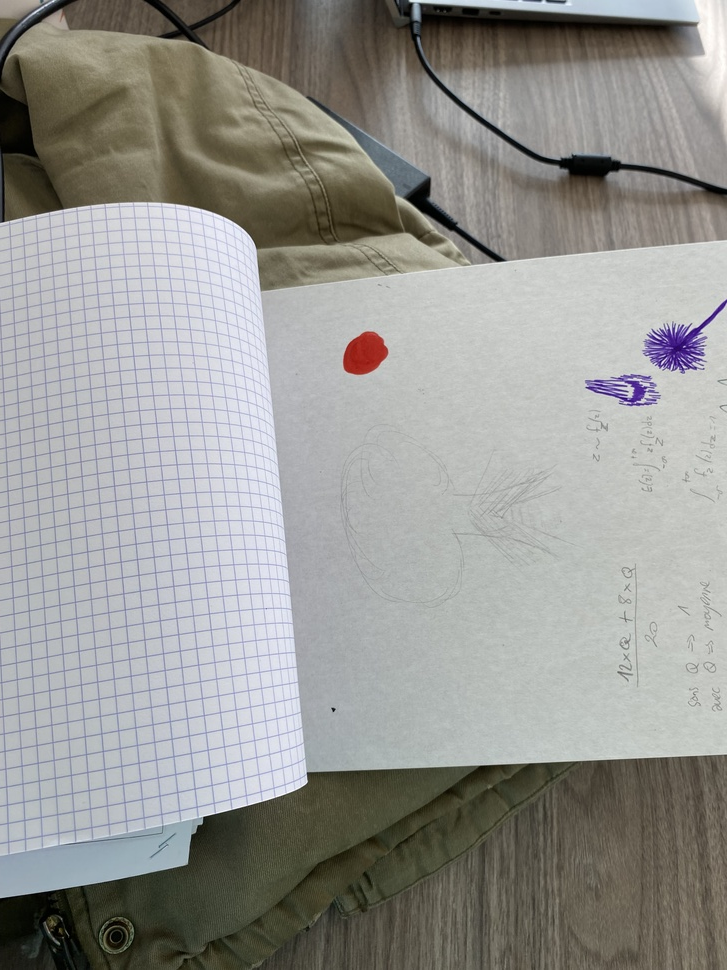
#> input picture IMG_7237.jpg, 727 x 970 px, shrunk from 3024 x 4032 before the run, given in place of the camera
$ python detect_pt_rouge_video.py
#> lines starting #> are read from the running program, lines starting #| are printed output that depends on the picture; after the words box and inside, x2 and y2 are one past the last pixel; in counts of white or black regions, pixels touching at a corner belong together
import cv2
import numpy as np

# Chargement de la vidéo
# video = cv2.VideoCapture('IMG_7239.mp4')
video = cv2.VideoCapture(0)

duree = 5  # duree de la video en secondes
temps_debut = cv2.getTickCount()

# Obtenir les propriétés de la vidéo
largeur = int(video.get(cv2.CAP_PROP_FRAME_WIDTH))
hauteur = int(video.get(cv2.CAP_PROP_FRAME_HEIGHT))
freq = int(video.get(cv2.CAP_PROP_FPS))

# Créer un objet VideoWriter pour écrire la nouvelle vidéo avec les contours
format = cv2.VideoWriter_fourcc(*'mp4v') # Format de la nouvelle vidéo
video_finale = cv2.VideoWriter('video_contours.mp4', format, freq, (largeur, hauteur))

# Définir les couleurs de la plage de couleurs à détecter
rouge_clair=np.array([0, 50, 50])
rouge_fonce=np.array([10, 255, 255])

# np.array([11, 93, 53])


# Boucle sur chaque trame de la vidéo
while True:
    # Lire la trame vidéo
    ret, image = video.read()
#> image is the input picture: shape (970, 727, 3); mean B, G, R 146.9, 150.4, 150.6
    if not ret:
        break

    # Convertir la trame vidéo en HSV
    hsv = cv2.cvtColor(image, cv2.COLOR_BGR2HSV)
#> hsv: shape (970, 727, 3); mean H, S, V 60.3, 31.3, 155.5

    # Appliquer le masque pour détecter les pixels rouges
    masque=cv2.inRange(hsv,rouge_clair, rouge_fonce )
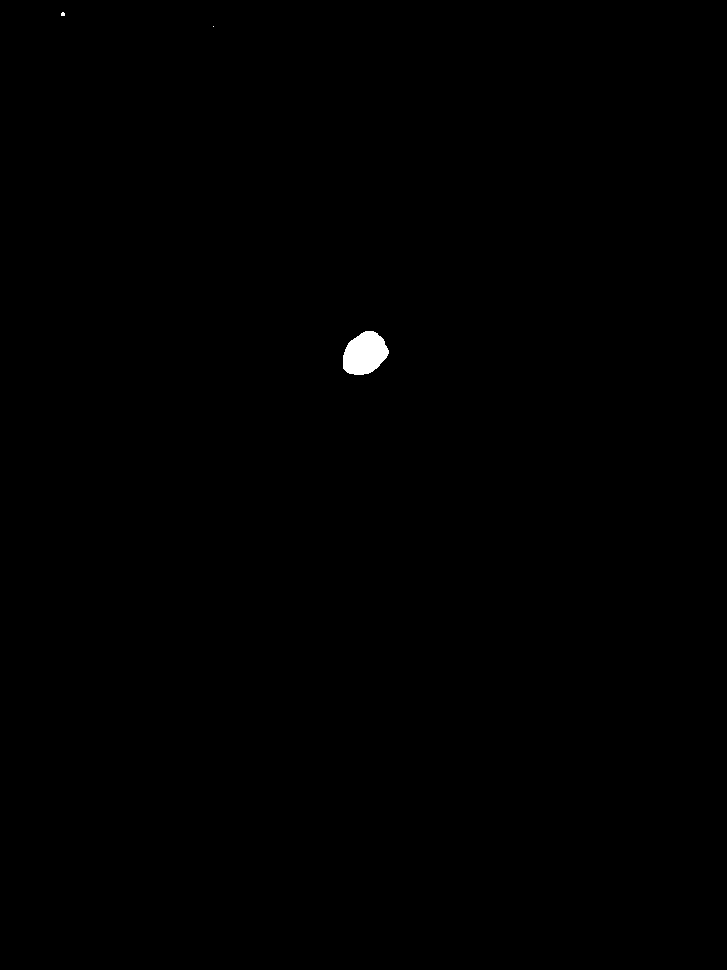
#> masque: shape (970, 727); 0.21% white; 3 white regions (2 under 20 px)

    # Trouver les contours des objets dans l'image
    contours, hierarchie = cv2.findContours(masque, cv2.RETR_TREE, cv2.CHAIN_APPROX_SIMPLE)
#> contours = 3 contours, 2 with area under 20; largest, box (x1, y1, x2, y2) and area: (343, 331, 389, 375) 1426

    # Dessiner des contours jaunes autour des objets détectés
    for contour in contours:
        cv2.drawContours(image, [contour], 0, (255, 255, 0), 2)
#> this loop made 3 passes
#> contour on pass 2: [[213, 26]]
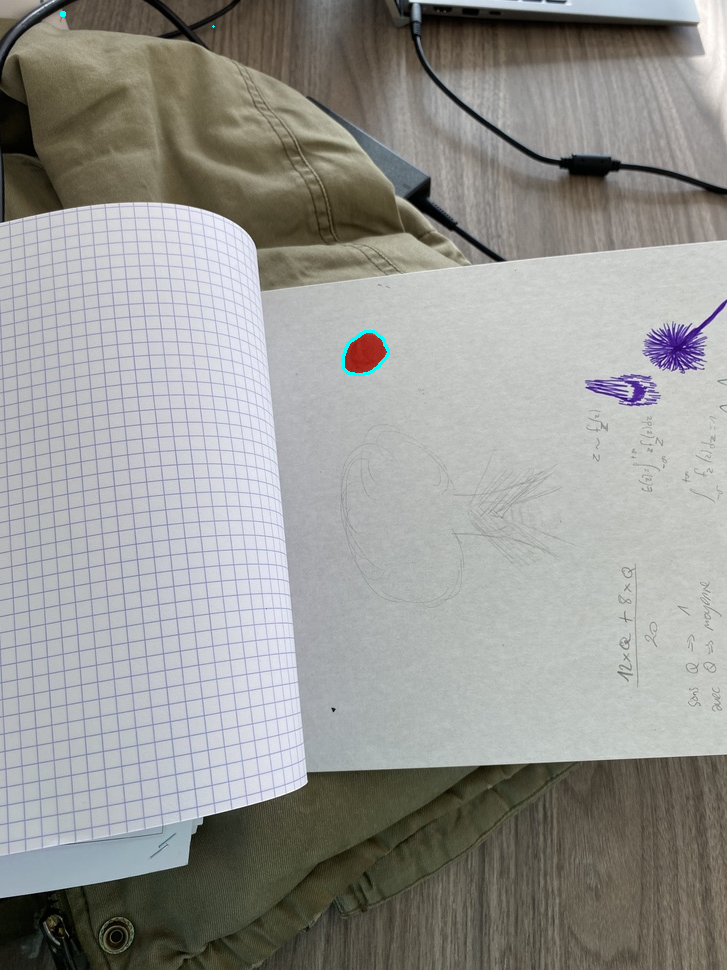
#> image: shape (970, 727, 3); 0.07% of pixels changed, all inside (x1, y1, x2, y2) = (60, 11, 390, 376)

    # Écrire la nouvelle trame avec les contours dans la vidéo
    video_finale.write(image)

    # Check if the duration has been reached
    temps_ecoule = (cv2.getTickCount() - temps_debut) / cv2.getTickFrequency()
    if temps_ecoule >= duree:
        break


# Fermer les objets VideoCapture et VideoWriter
video.release()
video_finale.release()
